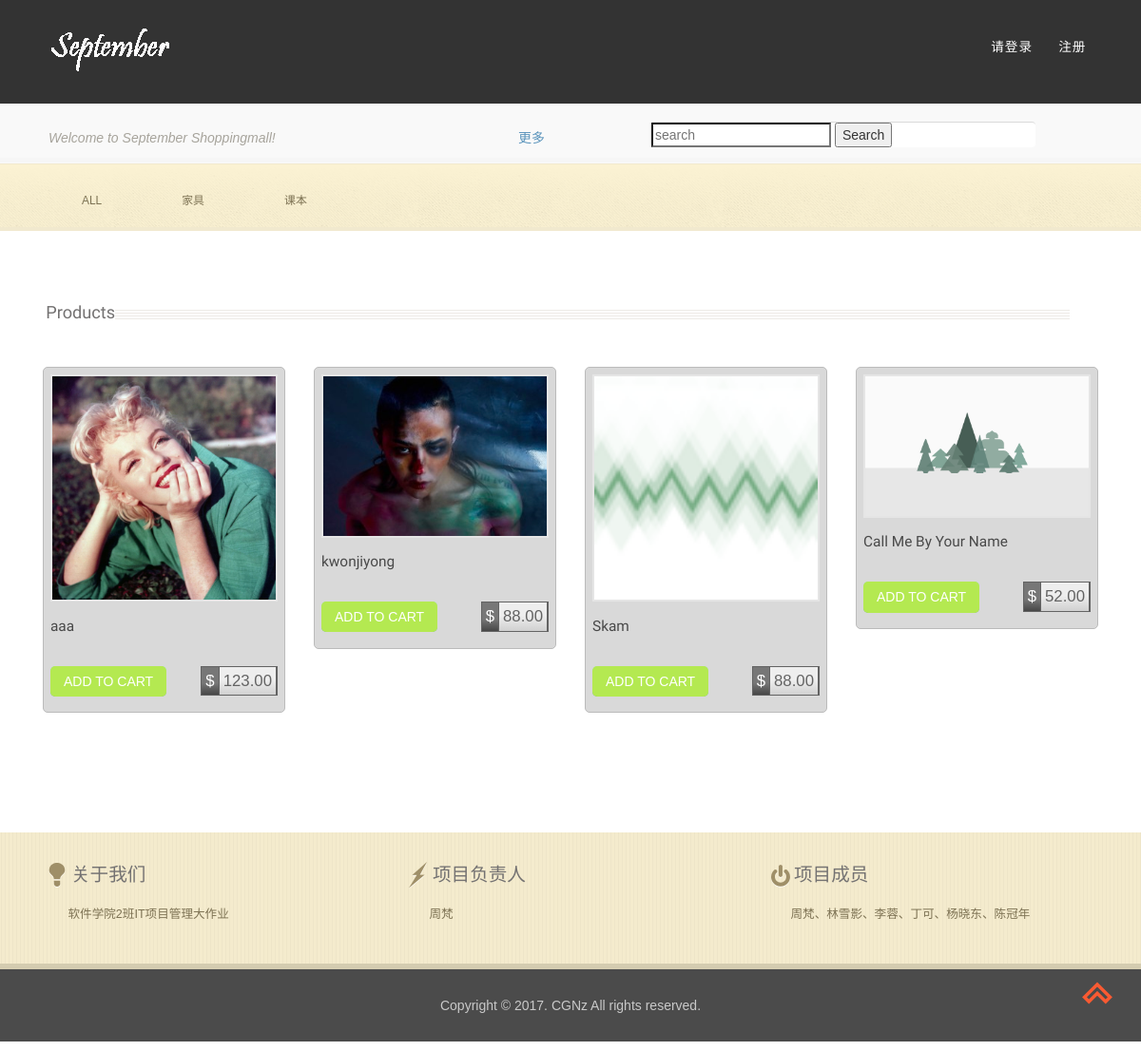
The page / on the database its author committed.
### shop/models.py (models this page shows, shortened)
class Category(models.Model):
    name = models.CharField(max_length=200, db_index=True)
    slug = models.SlugField(max_length=200, db_index=True, unique=True)
    class Meta:
        ordering = ('name',)
        verbose_name = 'category'
        verbose_name_plural = 'categories'
    def get_absolute_url(self):
        return reverse('shop:product_list_by_category', args=[self.slug])

class Product(models.Model):
    category = models.ForeignKey(Category, related_name='products')
    name = models.CharField(max_length=200, db_index=True)
    slug = models.SlugField(max_length=200, db_index=True)
    image = models.ImageField(upload_to='products/%Y/%m/%d', blank=True)
    description = models.TextField(blank=True)
    price = models.DecimalField(max_digits=10, decimal_places=2)
    stock = models.PositiveIntegerField()
    available = models.BooleanField(default=True)
    created = models.DateTimeField(auto_now_add=True)
    updated = models.DateTimeField(auto_now=True)
    class Meta:
        ordering = ('-created',)
        index_together = (('id', 'slug'),)
    def get_absolute_url(self):
        return reverse('shop:product_detail', args=[self.id, self.slug])

### shop/views.py (the view)
# urls.py: url(r'^$', views.product_list, name='product_list'),
def product_list(request, category_slug=None):
    category = None
    categories = Category.objects.all()
    products = Product.objects.filter(available=True)
    if category_slug:
        category = get_object_or_404(Category, slug=category_slug)
        products = products.filter(category=category)
    return render(request, 'shop/product/list.html', {'category': category,
                                                      'categories': categories,
                                                      'products': products})

### shop/templates/shop/product/list.html (shortened to what this page needs)
{% extends "shop/base.html" %}
{% load static %}
{% block content %}
<div class="header-bottom">
        <div class="container">
            <div class="h_menu4">
                <ul class="nav">
                        <li {% if not category %}{% endif %} style="padding-top:1.5em">
                            <a href="{% url "shop:product_list" %}">All</a>
                        </li>
                        {% for c in categories %}
                        <li {% if category.slug == c.slug %}{% endif %} style="padding-top:1.5em">
                            <a href="{{ c.get_absolute_url }}">{{ c.name }}</a>
                        </li>
                        {% endfor %}
                </ul>
            </div>
        </div>
    </div>
    <div class="container">
            <div class="products">
                    <h2 class=" products-in">{% if category %}{{ category.name }}{% else %}Products{% endif %}</h2>
                    {% for product in products %}
                    <div class="col-md-3 md-col">
                        <div class="col-md">
                            <a href="{{ product.get_absolute_url }}">
                                <img src="{% if product.image %}{{ product.image.url }}{% else %}{% static "img/no_image.png" %}{% endif %}">
                            </a>
                            <div class="top-content">
                                <h5><a href="{{ product.get_absolute_url }}">{{ product.name }}</a></h5>
                                <div class="white">
                                    <a href="Detail.html" class="hvr-shutter-in-vertical hvr-shutter-in-vertical2">ADD TO CART</a>
                                    <p class="dollar"><span class="in-dollar">$</span><span>{{ product.price }}</span></p>
                                    <div class="clearfix"></div>
                                </div>
                            </div>
                        </div>
                    </div>
                    {% endfor %}
                    <div class="clearfix"></div>
            </div>
    </div>
{% endblock %}

### account/static/css/base.css (style rules this page uses)
body { margin:0; padding:0; font-family:helvetica, sans-serif; }
h1, h2, h3, h4, h5 , h6 { font-family: 'Ubuntu', sans-serif; font-weight:normal; }
a { text-decoration:none; color:#5993bb; }

### rows shown on the page
Category: name "家具"
Category: name "课本"
Product: image (picture), name "aaa", price "123.00"
Product: image (picture), name "kwonjiyong", price "88.00"
Product: image (picture), name "Skam", price "88.00"
Product: image (picture), name "Call Me By Your Name", price "52.00"
